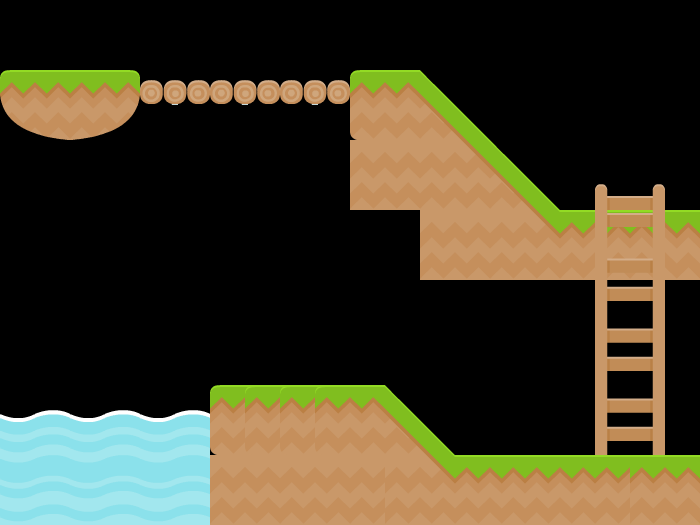

A level layout from a 2D game, rendered from its tile map. Below: a short description, then the map file with its tile-grid data intact:
An orthogonal 20x15 tile map with 35x35 px tiles, 2 tile layers (Platforms, Ladders).

<map version="1.0" orientation="orthogonal" renderorder="right-down" width="20" height="15" tilewidth="35" tileheight="35" nextobjectid="1">
 <tileset firstgid="1" name="Platforms" tilewidth="70" tileheight="70" spacing="2" margin="2" tilecount="196" columns="14">
  <image source="Platformer/Level and Tileset/tileset.png" width="1024" height="1024" />
 </tileset>
 <layer name="Platforms" width="20" height="15">
  <data encoding="csv">
0,0,0,0,0,0,0,0,0,0,0,0,0,0,0,0,0,0,0,0,
0,0,0,0,0,0,0,0,0,0,0,0,0,0,0,0,0,0,0,0,
0,0,0,0,173,0,173,0,173,0,0,0,0,0,0,0,0,0,0,0,
74,0,75,0,0,0,0,0,0,0,43,0,49,0,0,0,0,0,0,0,
0,0,0,0,0,0,0,0,0,0,0,0,0,0,0,0,0,0,0,0,
0,0,0,0,0,0,0,0,0,0,58,0,48,0,49,0,0,0,0,0,
0,0,0,0,0,0,0,0,0,0,0,0,0,0,0,0,0,0,0,0,
0,0,0,0,0,0,0,0,0,0,0,0,58,0,48,0,44,0,44,0,
0,0,0,0,0,0,0,0,0,0,0,0,0,0,0,0,0,0,0,0,
0,0,0,0,0,0,0,0,0,0,0,0,0,0,0,0,0,0,0,0,
0,0,0,0,0,0,0,0,0,0,0,0,0,0,0,0,0,0,0,0,
0,0,0,0,0,0,0,0,0,0,0,0,0,0,0,0,0,0,0,0,
154,0,154,0,154,0,43,43,43,43,0,49,0,0,0,0,0,0,0,0,
0,0,0,0,0,0,0,0,0,0,0,0,0,0,0,0,0,0,0,0,
167,0,167,0,167,0,58,0,58,0,58,48,0,44,0,44,0,44,44,0
</data>
 </layer>
 <layer name="Ladders" width="20" height="15">
  <data encoding="csv">
0,0,0,0,0,0,0,0,0,0,0,0,0,0,0,0,0,0,0,0,
0,0,0,0,0,0,0,0,0,0,0,0,0,0,0,0,0,0,0,0,
0,0,0,0,0,0,0,0,0,0,0,0,0,0,0,0,0,0,0,0,
0,0,0,0,0,0,0,0,0,0,0,0,0,0,0,0,0,0,0,0,
0,0,0,0,0,0,0,0,0,0,0,0,0,0,0,0,0,0,0,0,
0,0,0,0,0,0,0,0,0,0,0,0,0,0,0,0,0,0,0,0,
0,0,0,0,0,0,0,0,0,0,0,0,0,0,0,0,0,180,0,0,
0,0,0,0,0,0,0,0,0,0,0,0,0,0,0,0,0,0,0,0,
0,0,0,0,0,0,0,0,0,0,0,0,0,0,0,0,0,178,0,0,
0,0,0,0,0,0,0,0,0,0,0,0,0,0,0,0,0,0,0,0,
0,0,0,0,0,0,0,0,0,0,0,0,0,0,0,0,0,178,0,0,
0,0,0,0,0,0,0,0,0,0,0,0,0,0,0,0,0,0,0,0,
0,0,0,0,0,0,0,0,0,0,0,0,0,0,0,0,0,178,0,0,
0,0,0,0,0,0,0,0,0,0,0,0,0,0,0,0,0,0,0,0,
0,0,0,0,0,0,0,0,0,0,0,0,0,0,0,0,0,0,0,0
</data>
 </layer>
</map>
